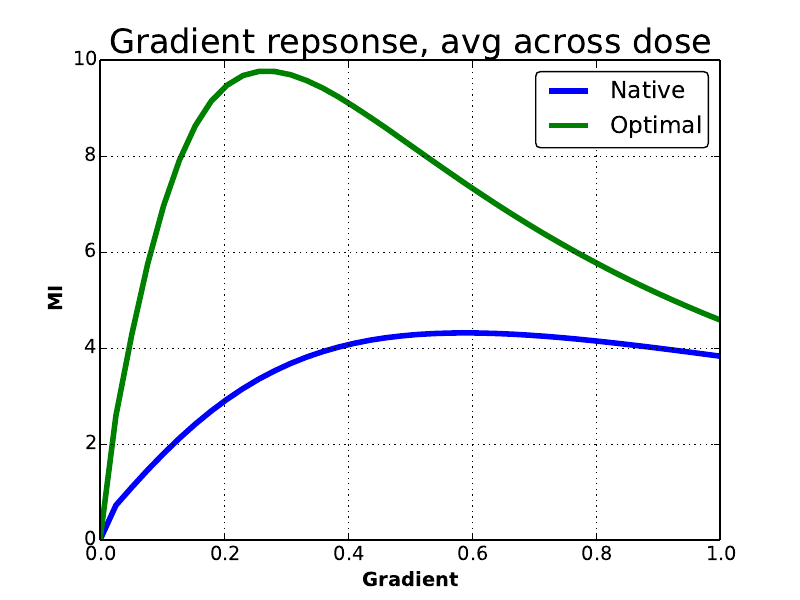

This figure's Python source:
from BetaArrestin import *

# MI vs Gradient {{{
sim = gradient_response( )
simGrad = sim.groupby(['slevel', 'grad']).mean()
simGrad.to_csv( 'gradient_response.csv' )

simGrad = pd.read_csv( 'gradient_response.csv', index_col=[0,1] )


fig, ax = genfig()
ax.clear()
ax.set_xlim(auto=True)
ax.set_ylim(auto=True)
ax.set_title("Gradient repsonse, avg across dose")
fig.add_axes(
    simGrad['MI']['StotNative'].plot( label='Native' ) )
fig.add_axes(
    simGrad['MI']['StotOpt'].plot( label='Optimal' ) )
ax.set_xlabel("Gradient")
ax.set_ylabel("MI")
ax.legend()
showfig()
fig.savefig( "GradientVsMI.pdf", transparent=True )
# }}}
